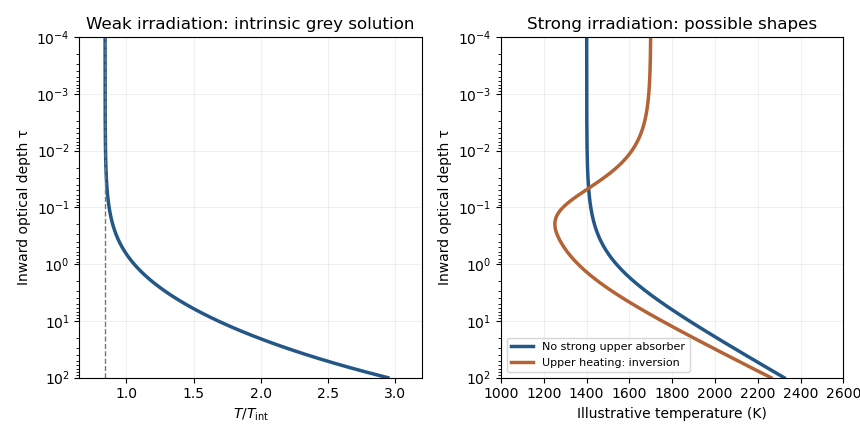

Generate this figure with Python:
"""Atmospheric-profile sketches; root pyproject dependencies, Python 3.14.
Only opaque basename PNG output in the current working directory.
"""
from pathlib import Path
import matplotlib
matplotlib.use('Agg')
import matplotlib.pyplot as plt
import numpy as np
tau=np.geomspace(1e-4,100,600)
fig,axes=plt.subplots(1,2,figsize=(8.6,4.4),dpi=100,facecolor='white')
axes[0].semilogy((.75*(tau+2/3))**.25,tau,lw=2.5,color='#245786')
axes[0].axvline(2**(-.25),color='#777777',ls='--',lw=1)
axes[0].set(xlabel=r'$T/T_{\rm int}$',title='Weak irradiation: intrinsic grey solution',xlim=(.65,3.2))
# Illustrative shapes, deliberately not labelled as numerical atmosphere models.
base=1400+200*np.log1p(tau)
inverted=1200+230*np.log1p(tau)+500*np.exp(-tau/.05)
axes[1].semilogy(base,tau,lw=2.5,color='#245786',label='No strong upper absorber')
axes[1].semilogy(inverted,tau,lw=2.5,color='#b36335',label='Upper heating: inversion')
axes[1].set(xlabel='Illustrative temperature (K)',title='Strong irradiation: possible shapes',xlim=(1000,2600))
axes[1].legend(fontsize=8,loc='lower left')
for ax in axes:
 ax.set_ylim(100,1e-4);ax.set_ylabel('Inward optical depth τ');ax.grid(alpha=.18);ax.set_facecolor('white')
fig.tight_layout(pad=1.2)
fig.savefig(Path.cwd()/'paper-59-temperature.png',dpi=100,facecolor='white',transparent=False)
plt.close(fig)
